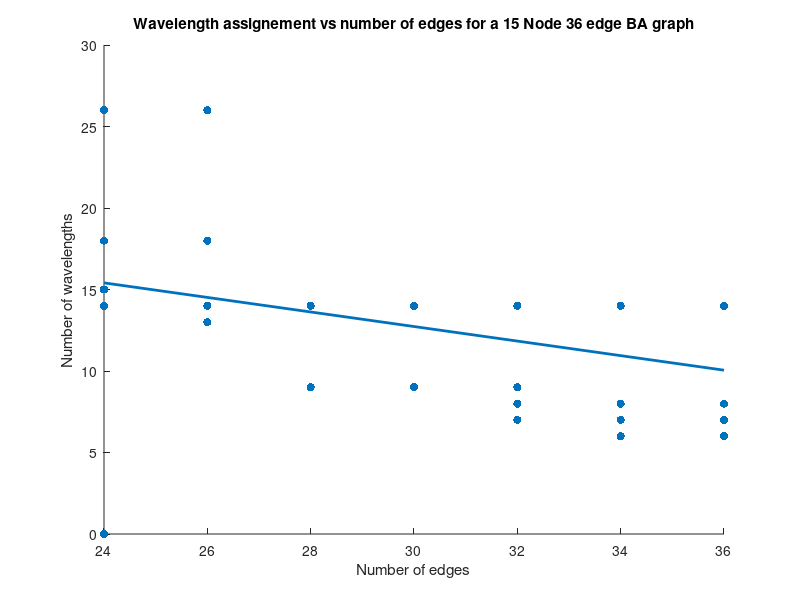

Reproduce this figure in MATLAB.
load BA_15_36.mat;
BA_y = BA_15_36(:,2);
BA_x = BA_15_36(:,1);

p = polyfit(BA_x, BA_y, 1);
px = [min(BA_x), max(BA_x)];
py = polyval(p, px);

scatter(BA_x, BA_y, 'filled')
hold on;
plot(px, py, 'LineWidth', 2)

title('Wavelength assignement vs number of edges for a 15 Node 36 edge BA graph');
xlabel('Number of edges') 
ylabel('Number of wavelengths') 


